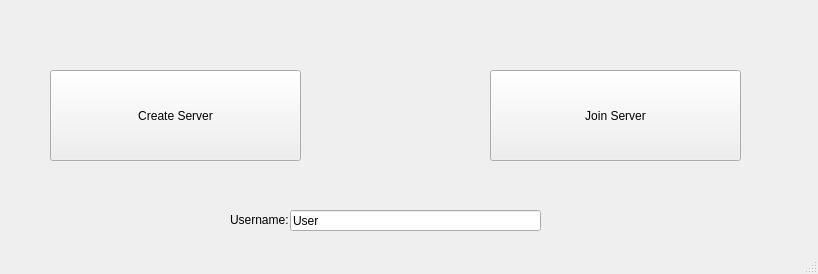
<?xml version="1.0" encoding="UTF-8"?>
<ui version="4.0">
 <class>MainMenu</class>
 <widget class="QMainWindow" name="MainMenu">
  <property name="geometry">
   <rect>
    <x>0</x>
    <y>0</y>
    <width>818</width>
    <height>274</height>
   </rect>
  </property>
  <property name="minimumSize">
   <size>
    <width>818</width>
    <height>274</height>
   </size>
  </property>
  <property name="maximumSize">
   <size>
    <width>818</width>
    <height>274</height>
   </size>
  </property>
  <property name="windowTitle">
   <string>MainWindow</string>
  </property>
  <widget class="QWidget" name="centralwidget">
   <widget class="QPushButton" name="createServerBtn">
    <property name="geometry">
     <rect>
      <x>50</x>
      <y>70</y>
      <width>251</width>
      <height>91</height>
     </rect>
    </property>
    <property name="text">
     <string>Create Server</string>
    </property>
   </widget>
   <widget class="QPushButton" name="joinServerBtn">
    <property name="geometry">
     <rect>
      <x>490</x>
      <y>70</y>
      <width>251</width>
      <height>91</height>
     </rect>
    </property>
    <property name="text">
     <string>Join Server</string>
    </property>
   </widget>
   <widget class="QLineEdit" name="userNameLE">
    <property name="geometry">
     <rect>
      <x>290</x>
      <y>210</y>
      <width>251</width>
      <height>21</height>
     </rect>
    </property>
    <property name="text">
     <string>User</string>
    </property>
   </widget>
   <widget class="QLabel" name="usernameLabel">
    <property name="geometry">
     <rect>
      <x>230</x>
      <y>210</y>
      <width>61</width>
      <height>20</height>
     </rect>
    </property>
    <property name="text">
     <string>Username:</string>
    </property>
   </widget>
  </widget>
  <widget class="QStatusBar" name="statusbar"/>
 </widget>
 <resources/>
 <connections/>
</ui>
